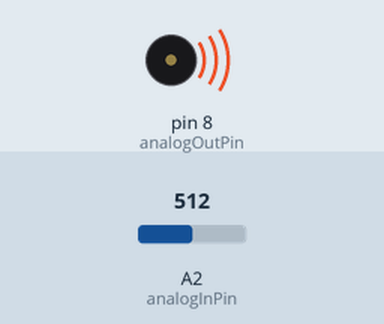
A sketch run on a simulated Arduino Uno, built with avr-gcc and run on an emulated ATmega328P. Shown: buzzer (waves = sounding). Inputs (shaded band) come from the test bench; at power-on: A2 (analogInPin) = 512.

Above: at 0.1 s.
Timing chart, 0 to 1.6 s (numbered marks = the images above):
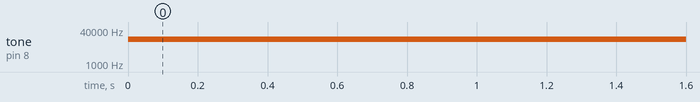

The sketch:

index.ino
```cpp
/*
  L'exercice consiste réaliser un montage pour que la fréquence jouée un buzzer (branché sur la broche 8)
  soit proportionnelle à la luminosité mesurée par la photorésistance (branchée sur la broche A2) :
  plus la luminosité reçue par la photorésistance est importante, plus la fréquence jouée par le buzzer sera élevée
  (et inversement, si on passe notre main devant le capteur de luminosité alors le son émis sera grave→fréquence basse).

  Auteur: Nicolas F.
  28 Avril 2021
 */

// Initialisation des constantes :
const int analogInPin = A2;   // Numéro de la broche à laquelle est connecté la photorésistance
const int analogOutPin = 8;   // Numéro de la broche à laquelle est connectée la LED

int sensorValue = 0;          // Valeur lue sur la photorésistance
int outputValue = 0;          // Valeur envoyée au buzzer

void setup() {
  // Initialise la communication avec l'ordinateur a 9600 bauds
  Serial.begin(9600);

  // Indique que la broche analogOutPin est une sortie :
  pinMode(analogOutPin, OUTPUT);
  // Indique que la broche analogInPin est une entrée :
  pinMode(analogInPin, INPUT);
}

void loop() {
  // lit la valeur de la photorésistance et
  // stocke le résultat dans sensorValue :
  sensorValue = analogRead(analogInPin);
  // change sensorValue vers une intervalle de 50 à 30 000
  // et stocke le résultat dans outputValue :
  outputValue = map(sensorValue, 0, 1023, 50, 30000);
  // envoie de cette nouvelle valeur sur le buzzer qui va jouer la frequence en Hz
  tone(8, outputValue);
}
```

Measured:
- by itself, tone on pin 8 (analogOutPin): silent → 15039 Hz at 0.00 s
